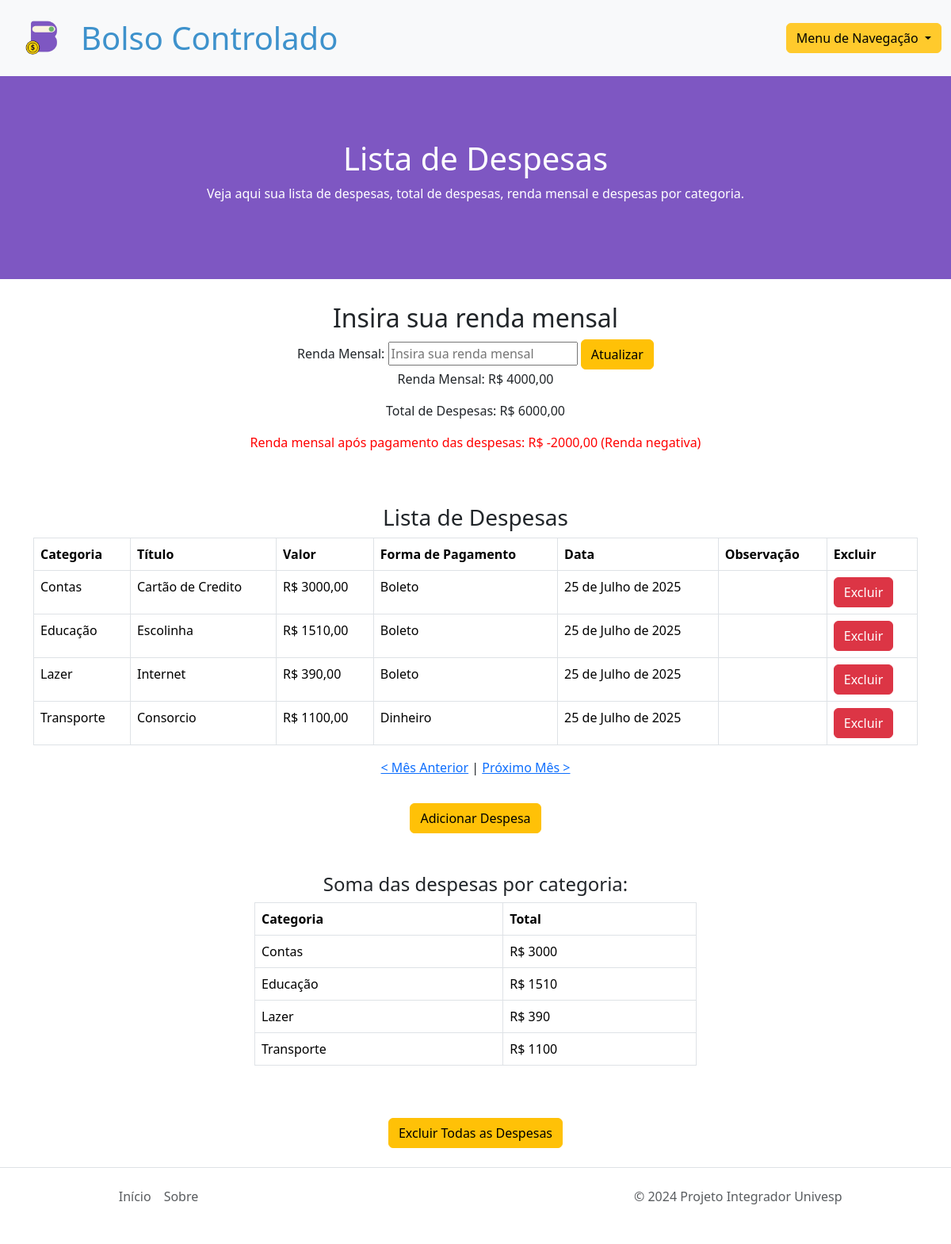
Page /expenses/2025/7/ (signed in) on the committed database.
### expenses/models.py (models this page shows, shortened)
class UserProfile(models.Model):
    user = models.OneToOneField(User, on_delete=models.CASCADE, related_name='user_profile')  # Adicione related_name
    salary = models.DecimalField(max_digits=10, decimal_places=2, default=0)

class Expense(models.Model):
    expense_category = models.CharField(max_length=20, choices=CATEGORY_CHOICES, verbose_name='Categoria', default='categoria1')
    title = models.CharField(max_length=30, verbose_name='Título')
    amount = models.DecimalField(max_digits=10, decimal_places=2, verbose_name='Valor')
    date = models.DateField(verbose_name='Data')
    user = models.ForeignKey(User, on_delete=models.CASCADE, related_name='expenses')
    payment_method = models.CharField(blank=True, max_length=20, choices=PAYMENT_CHOICES, verbose_name='Forma de Pagamento (Opcional)', default='Dinheiro')
    observation = models.TextField(blank=True, verbose_name='Observação', max_length=60)
    duration_months = models.IntegerField(verbose_name='Duração em Meses', default=1)
    class Meta:
        verbose_name = 'Despesa'
        verbose_name_plural = 'Despesas'

### expenses/views.py (the view, shortened to what this page needs)
# urls.py: path('expenses/', ExpenseListView.as_view(), name='expense_list'),
class ExpenseListView(LoginRequiredMixin, ListView):
    model = Expense
    template_name = 'expenses/expense_list.html'
    context_object_name = 'expenses'
    def get_queryset(self):
        year = self.kwargs.get('year', None)
        month = self.kwargs.get('month', None)
        if year is None or month is None:
            current_date = datetime.now()
            year = current_date.year
            month = current_date.month
        return Expense.objects.filter(user=self.request.user, date__year=year, date__month=month)
    def get_context_data(self, **kwargs):
        context = super().get_context_data(**kwargs)
        year = int(self.kwargs.get('year', datetime.now().year))
        month = int(self.kwargs.get('month', datetime.now().month))
        prev_month, prev_year = (month - 1, year) if month > 1 else (12, year - 1)
        next_month, next_year = (month + 1, year) if month < 12 else (1, year + 1)
        expenses = self.get_queryset()
        total_expenses = expenses.aggregate(total=Sum('amount'))['total'] or 0
        salary = UserProfile.objects.get(user=self.request.user).salary if UserProfile.objects.filter(user=self.request.user).exists() else None
        difference = salary - total_expenses if salary is not None else None
        expenses_by_category = expenses.values('expense_category').annotate(total_amount=Sum('amount'))
        context.update({
            'total_expenses': round(total_expenses, 2),
            'salary': salary,
            'difference': difference,
            'expenses_by_category': expenses_by_category,
            'year': year,
            'month': month,
            'prev_year': prev_year,
            'prev_month': prev_month,
            'next_year': next_year,
            'next_month': next_month,
        })
        return context

### expenses/templates/expenses/expense_list.html (shortened to what this page needs)
{% extends 'base-3.html' %}
{% load static %}
{% block content %}
<div id="banner">
    <h1 id="cor-letra-banner">Lista de Despesas</h1>
    <p id="cor-letra-banner">Veja aqui sua lista de despesas, total de despesas, renda mensal e despesas por categoria.</p>
</div>
<div class="text-center" style="padding-top: 30px;">
    <h2>Insira sua renda mensal</h2>
    <form action="{% url 'expense_list' %}" method="post">
        <label for="salary">Renda Mensal:</label>
        <input type="text" id="salary" name="salary" placeholder="Insira sua renda mensal">
        <button class="btn btn-warning" type="submit">Atualizar</button>
    </form>
    {% if salary %}
    <p>Renda Mensal: R$ {{ salary }}</p>
    {% endif %}
    <p>Total de Despesas: R$ {{ total_expenses }}</p>
    {% if difference is not None %}
    {% if difference >= 0 %}
        <p style="color: green;">Renda mensal após pagamento das despesas: R$ {{ difference }}</p>
    {% else %}
        <p style="color: red;">Renda mensal após pagamento das despesas: <span style="color: red;">R$ {{ difference }}</span> <span style="color: red;">(Renda negativa)</span></p>
    {% endif %}
{% endif %}
</div>
<h3 class="text-center" style="padding-top: 50px;">Lista de Despesas</h3>
<div class="table-responsive">
    <table class="table table-bordered">
        <thead>
            <tr>
                <th scope="col">Categoria</th>
                <th scope="col">Título</th>
                <th scope="col">Valor</th>
                <th scope="col">Forma de Pagamento</th>
                <th scope="col">Data</th>
                <th scope="col">Observação</th>
                <th scope="col">Excluir</th>
            </tr>
        </thead>
        <tbody>
            {% for expense in expenses %}
            <tr>
                <td>{{ expense.expense_category }}</td>
                <td>{{ expense.title }}</td>
                <td>R$ {{ expense.amount }}</td>
                <td>{{ expense.payment_method }}</td>
                <td>{{ expense.date }}</td>
                <td>{{ expense.observation }}</td>
                <td>
                    <form action="{% url 'delete_expense' expense.id %}" method="post" style="display: inline;">
                        <button type="submit" class="btn btn-danger">Excluir</button>
                    </form>
                </td>
            </tr>
            {% endfor %}
        </tbody>
    </table>
</div>
<div class="text-center" style="margin-bottom:3%">
    {% if year and month %}
        <p>
            <a href="{% if month > 1 %}{% url 'expense_list_month' year=year month=month|add:'-1' %}{% else %}{% url 'expense_list_month' year=year|add:'-1' month=12 %}{% endif %}">&lt; Mês Anterior</a> |
            <a href="{% if month < 12 %}{% url 'expense_list_month' year=year month=month|add:'1' %}{% else %}{% url 'expense_list_month' year=year|add:'1' month=1 %}{% endif %}">Próximo Mês &gt;</a>
        </p>
    {% endif %}
</div>
<div class="text-center">
    <button class="btn btn-warning" onclick="window.location.href='{% url 'add_expense' %}'">Adicionar Despesa</button>
</div>
<div>
    <div class="col-6 mx-auto">
        <h4 class="text-center" style="padding-top: 50px;">Soma das despesas por categoria:</h4>
        <div class="table-responsive">
            <table class="table table-bordered">
                <thead>
                    <tr>
                        <th scope="col">Categoria</th>
                        <th scope="col">Total</th>
                    </tr>
                </thead>
                <tbody>
                    {% for category in expenses_by_category %}
                    <tr>
                        <td>{{ category.expense_category }}</td>
                        <td>R$ {{ category.total_amount }}</td>
                    </tr>
                    {% endfor %}
                </tbody>
            </table>
        </div>
    </div>
</div>
<div class="text-center" style="margin-top: 50px;">
    <button class="btn btn-warning" data-toggle="modal" data-target="#confirmDeleteModal">Excluir Todas as Despesas</button>
</div>
{% endblock content %}

### static/css/expenses.css (style rules this page uses)
:root { --obs: red; --letras-nav-bar-preto: #000000; --fundo-banner: #7E57C2; --letras-banner: #ffffff; --letras-nav-bar-azul: #3E92CC; --cor-input: #cfcfcfcf; }
body, html { margin: 0; padding: 0; overflow-x: hidden; }
#banner { background-color: var(--fundo-banner); padding: 5rem; text-align: center; width: 100vw; margin-left: calc(50% - 50vw); margin-right: calc(50% - 50vw); }
#cor-letra-banner { color: var(--letras-banner); }

### rows in the picture
UserProfile: salary "4000,00"
Expense: expense_category "Contas", title "Cartão de Credito", amount "3000,00", payment_method "Boleto", date "25 de Julho de 2025", total_amount "3000"
Expense: expense_category "Educação", title "Escolinha", amount "1510,00", payment_method "Boleto", date "25 de Julho de 2025", total_amount "1510"
Expense: expense_category "Lazer", title "Internet", amount "390,00", payment_method "Boleto", date "25 de Julho de 2025", total_amount "390"
Expense: expense_category "Transporte", title "Consorcio", amount "1100,00", payment_method "Dinheiro", date "25 de Julho de 2025", total_amount "1100"

### other values in the picture
{{ total_expenses }} "6000,00"
{{ difference }} "-2000,00"
